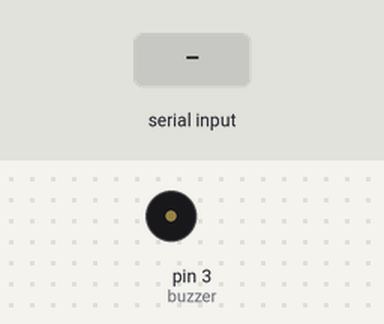
Recording of a sketch running on a simulated Arduino Uno, built with avr-gcc and run on an emulated ATmega328P. Parts: buzzer (waves = sounding, pin HIGH). The inputs (shaded band) are chosen by the test bench.

Above: at 1.2 s.
1.3 s: "1" received over Serial
At 2.5 s:
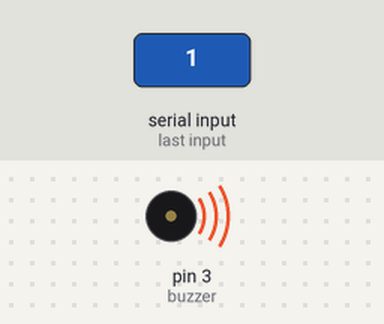
2.8 s: "0" received over Serial
At 3.7 s:
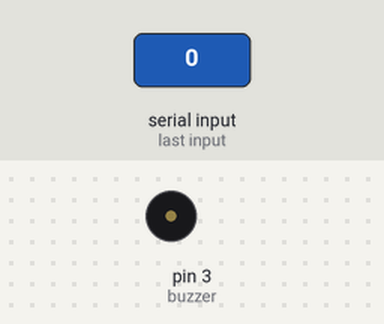
Timing chart, 0 to 5.8 s (numbered marks = the images above; inputs shaded):
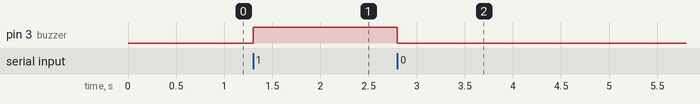

Measured:
- after the input at 1.3 s, pin 3 (buzzer): LOW → HIGH at once
- after the input at 2.8 s, pin 3 (buzzer): HIGH → LOW at once

The sketch:

serialtest.ino
```cpp
int buzzer = 3;
char data = 'a';

void setup(){
	pinMode(buzzer, OUTPUT);
	Serial.begin(9600);
}

void loop(){
	if (Serial.available() > 0){
	data = Serial.read();
		if (data == '1'){
			digitalWrite(buzzer, HIGH);
			}
		else if (data == '0'){
			digitalWrite(buzzer, LOW);
		}
	}
}
```
